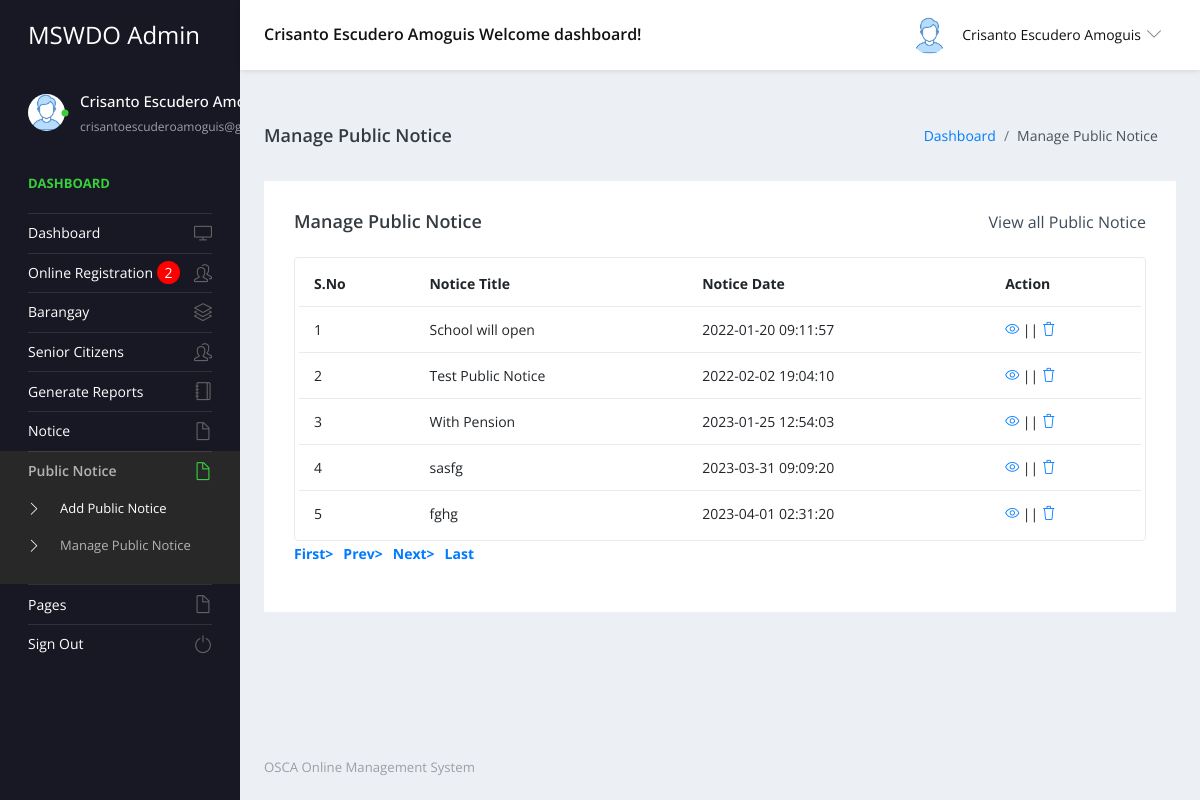
Page /admin/manage-public-notice.php (signed in) on the earlier database version.
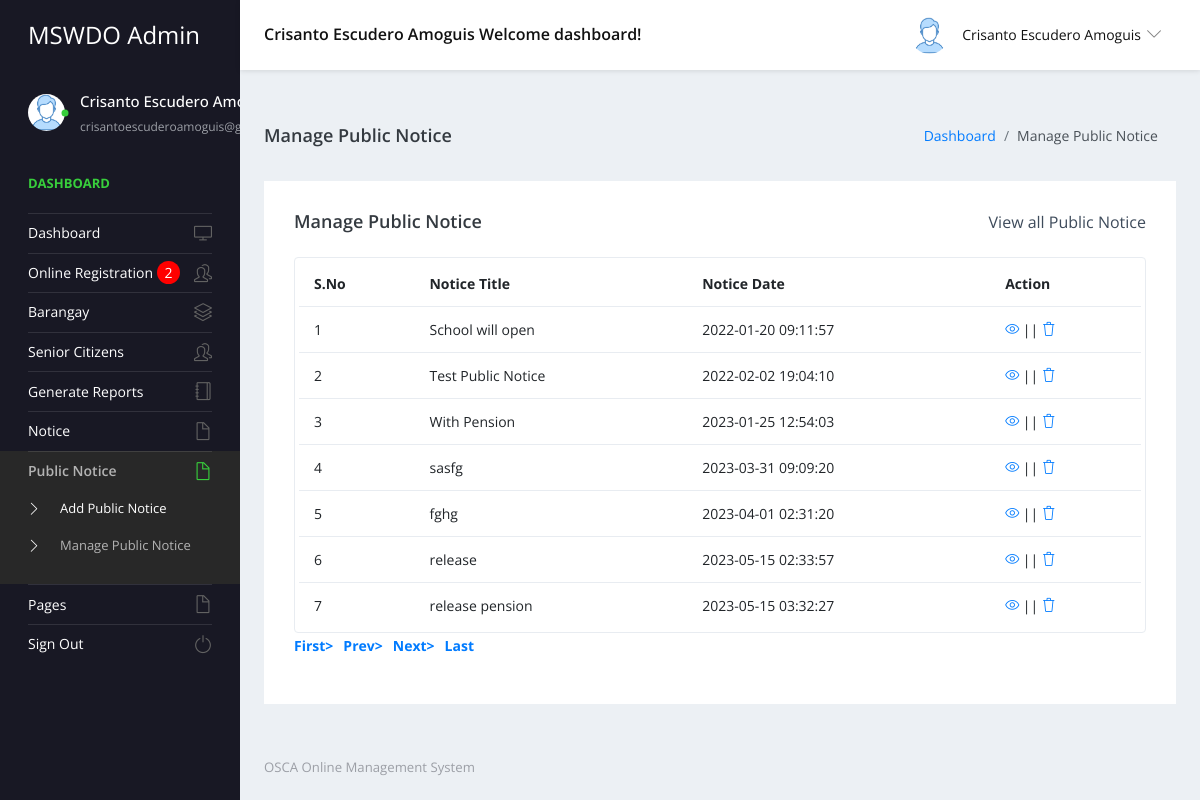
Same page on the later database version.
### tables this page shows
CREATE TABLE `tblpublicnotice` (
  `ID` int(5) NOT NULL,
  `NoticeTitle` varchar(200) DEFAULT NULL,
  `NoticeMessage` mediumtext DEFAULT NULL,
  `CreationDate` timestamp NULL DEFAULT current_timestamp()
);

### admin/manage-public-notice.php (the view, shortened to what the changed rows need)
<?php
include('includes/dbconnection.php');
if (strlen($_SESSION['sturecmsaid']==0)) {
  header('location:logout.php');
  } else{
?>
<!DOCTYPE html>
<html lang="en">
  <head>
    <link rel="stylesheet" href="vendors/simple-line-icons/css/simple-line-icons.css">
    <link rel="stylesheet" href="vendors/flag-icon-css/css/flag-icon.min.css">
    <link rel="stylesheet" href="vendors/css/vendor.bundle.base.css">
    <link rel="stylesheet" href="./vendors/daterangepicker/daterangepicker.css">
    <link rel="stylesheet" href="./vendors/chartist/chartist.min.css">
    <link rel="stylesheet" href="./css/style.css">
  </head>
  <body>
    <div class="container-scroller">
     <?php include_once('includes/header.php');?>
      <div class="container-fluid page-body-wrapper">
        <?php include_once('includes/sidebar.php');?>
        <div class="main-panel">
          <div class="content-wrapper">
            <div class="row">
              <div class="col-md-12 grid-margin stretch-card">
                <div class="card">
                  <div class="card-body">
                    <div class="table-responsive border rounded p-1">
                      <table class="table">
                        <thead>
                          <tr>
                            <th class="font-weight-bold">S.No</th>
                            <th class="font-weight-bold">Notice Title</th>
                            <th class="font-weight-bold">Notice Date</th>
                            <th class="font-weight-bold">Action</th>
                          </tr>
                        </thead>
                        <tbody>
                           <?php
$sql="SELECT * from tblpublicnotice";
$query = $dbh -> prepare($sql);
$query->execute();
$results=$query->fetchAll(PDO::FETCH_OBJ);
$cnt=1;
if($query->rowCount() > 0)
{
foreach($results as $row)
{               ?>
                          <tr>
                            <td><?php echo htmlentities($cnt);?></td>
                            <td><?php  echo htmlentities($row->NoticeTitle);?></td>
                            <td><?php  echo htmlentities($row->CreationDate);?></td>
                            <td>
                              <div><a href="edit-public-notice-detail.php?editid=<?php echo htmlentities ($row->ID);?>"><i class="icon-eye"></i></a>
                                                || <a href="manage-public-notice.php?delid=<?php echo ($row->ID);?>" onclick="return confirm('Do you really want to Delete ?');"> <i class="icon-trash"></i></a></div>
                            </td>
                          </tr><?php $cnt=$cnt+1;}} ?>
                        </tbody>
                      </table>
                    </div>
                  </div>
                </div>
              </div>
            </div>
          </div>
        </div>
      </div>
    </div>
  </body>
</html><?php }  ?>

### admin/includes/header.php (shortened to what the changed rows need)
 <nav class="navbar default-layout-navbar col-lg-12 col-12 p-0 fixed-top d-flex flex-row">
        </div><?php
         $aid= $_SESSION['sturecmsaid'];
$sql="SELECT * from tbladmin where ID=:aid";
$query = $dbh -> prepare($sql);
$query->bindParam(':aid',$aid,PDO::PARAM_STR);
$query->execute();
$results=$query->fetchAll(PDO::FETCH_OBJ);
$cnt=1;
if($query->rowCount() > 0)
{
foreach($results as $row)
{               ?>
        <div class="navbar-menu-wrapper d-flex align-items-center flex-grow-1">
          <h5 class="mb-0 font-weight-medium d-none d-lg-flex"><?php  echo htmlentities($row->AdminName);?> Welcome dashboard!</h5>
          <ul class="navbar-nav navbar-nav-right ml-auto">
            <li class="nav-item dropdown d-none d-xl-inline-flex user-dropdown">
              <a class="nav-link dropdown-toggle" id="UserDropdown" href="#" data-toggle="dropdown" aria-expanded="false">
                <img class="img-xs rounded-circle ml-2" src="images/faces/face8.jpg" alt="Profile image"> <span class="font-weight-normal"> <?php  echo htmlentities($row->AdminName);?> </span></a>
                <?php $cnt=$cnt+1;}} ?>
            </li>
          </ul>
        </div>
      </nav>

### admin/includes/sidebar.php (shortened to what the changed rows need)
<nav class="sidebar sidebar-offcanvas" id="sidebar">
          <ul class="nav">
            <li class="nav-item nav-profile">
              <a href="#" class="nav-link">
                <div class="text-wrapper">
                  <?php
         $aid= $_SESSION['sturecmsaid'];
$sql="SELECT * from tbladmin where ID=:aid";
$query = $dbh -> prepare($sql);
$query->bindParam(':aid',$aid,PDO::PARAM_STR);
$query->execute();
$results=$query->fetchAll(PDO::FETCH_OBJ);
$cnt=1;
if($query->rowCount() > 0)
{
foreach($results as $row)
{               ?>
                  <p class="profile-name"><?php  echo htmlentities($row->AdminName);?></p>
                  <p class="designation"><?php  echo htmlentities($row->Email);?></p><?php $cnt=$cnt+1;}} ?>
                </div>
              </a>
            </li>
          </ul>
        </nav>

Differences in the rows shown:
added tblpublicnotice: NoticeTitle "release", CreationDate "2023-05-15 02:33:57"
added tblpublicnotice: NoticeTitle "release pension", CreationDate "2023-05-15 03:32:27"
